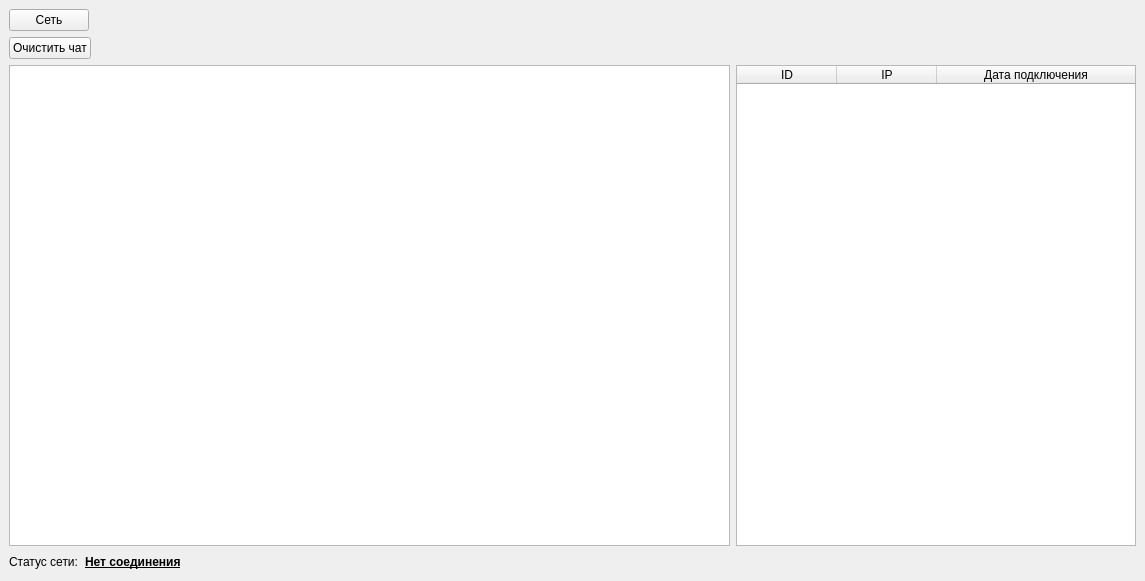
<?xml version="1.0" encoding="UTF-8"?>
<ui version="4.0">
 <class>MainWindow</class>
 <widget class="QMainWindow" name="MainWindow">
  <property name="geometry">
   <rect>
    <x>0</x>
    <y>0</y>
    <width>1145</width>
    <height>581</height>
   </rect>
  </property>
  <property name="minimumSize">
   <size>
    <width>1145</width>
    <height>581</height>
   </size>
  </property>
  <property name="windowTitle">
   <string>MainWindow</string>
  </property>
  <widget class="QWidget" name="centralwidget">
   <layout class="QVBoxLayout" name="verticalLayout">
    <item>
     <layout class="QHBoxLayout" name="horizontalLayout_5">
      <item>
       <widget class="QPushButton" name="network">
        <property name="text">
         <string>Сеть</string>
        </property>
       </widget>
      </item>
      <item>
       <spacer name="horizontalSpacer">
        <property name="orientation">
         <enum>Qt::Horizontal</enum>
        </property>
        <property name="sizeHint" stdset="0">
         <size>
          <width>40</width>
          <height>20</height>
         </size>
        </property>
       </spacer>
      </item>
     </layout>
    </item>
    <item>
     <layout class="QVBoxLayout" name="verticalLayout_4">
      <item>
       <layout class="QHBoxLayout" name="horizontalLayout">
        <item>
         <widget class="QPushButton" name="clearChat">
          <property name="text">
           <string>Очистить чат</string>
          </property>
         </widget>
        </item>
        <item>
         <spacer name="horizontalSpacer_3">
          <property name="orientation">
           <enum>Qt::Horizontal</enum>
          </property>
          <property name="sizeHint" stdset="0">
           <size>
            <width>40</width>
            <height>20</height>
           </size>
          </property>
         </spacer>
        </item>
       </layout>
      </item>
      <item>
       <layout class="QHBoxLayout" name="horizontalLayout_2">
        <item>
         <widget class="QTextBrowser" name="textBrowser">
          <property name="enabled">
           <bool>true</bool>
          </property>
         </widget>
        </item>
        <item>
         <widget class="QTableWidget" name="ClientTable">
          <property name="maximumSize">
           <size>
            <width>400</width>
            <height>16777215</height>
           </size>
          </property>
          <property name="editTriggers">
           <set>QAbstractItemView::NoEditTriggers</set>
          </property>
          <property name="selectionMode">
           <enum>QAbstractItemView::SingleSelection</enum>
          </property>
          <property name="selectionBehavior">
           <enum>QAbstractItemView::SelectRows</enum>
          </property>
          <attribute name="horizontalHeaderStretchLastSection">
           <bool>true</bool>
          </attribute>
          <column>
           <property name="text">
            <string>ID</string>
           </property>
          </column>
          <column>
           <property name="text">
            <string>IP</string>
           </property>
          </column>
          <column>
           <property name="text">
            <string>Дата подключения</string>
           </property>
          </column>
         </widget>
        </item>
       </layout>
      </item>
     </layout>
    </item>
    <item>
     <layout class="QHBoxLayout" name="horizontalLayout_6">
      <item>
       <widget class="QLabel" name="label_3">
        <property name="text">
         <string>Статус сети:</string>
        </property>
       </widget>
      </item>
      <item>
       <widget class="QLabel" name="networkStatus">
        <property name="font">
         <font>
          <weight>75</weight>
          <bold>true</bold>
          <underline>true</underline>
         </font>
        </property>
        <property name="text">
         <string>Нет соединения</string>
        </property>
       </widget>
      </item>
      <item>
       <spacer name="horizontalSpacer_2">
        <property name="orientation">
         <enum>Qt::Horizontal</enum>
        </property>
        <property name="sizeHint" stdset="0">
         <size>
          <width>40</width>
          <height>20</height>
         </size>
        </property>
       </spacer>
      </item>
     </layout>
    </item>
   </layout>
  </widget>
 </widget>
 <resources/>
 <connections/>
</ui>
